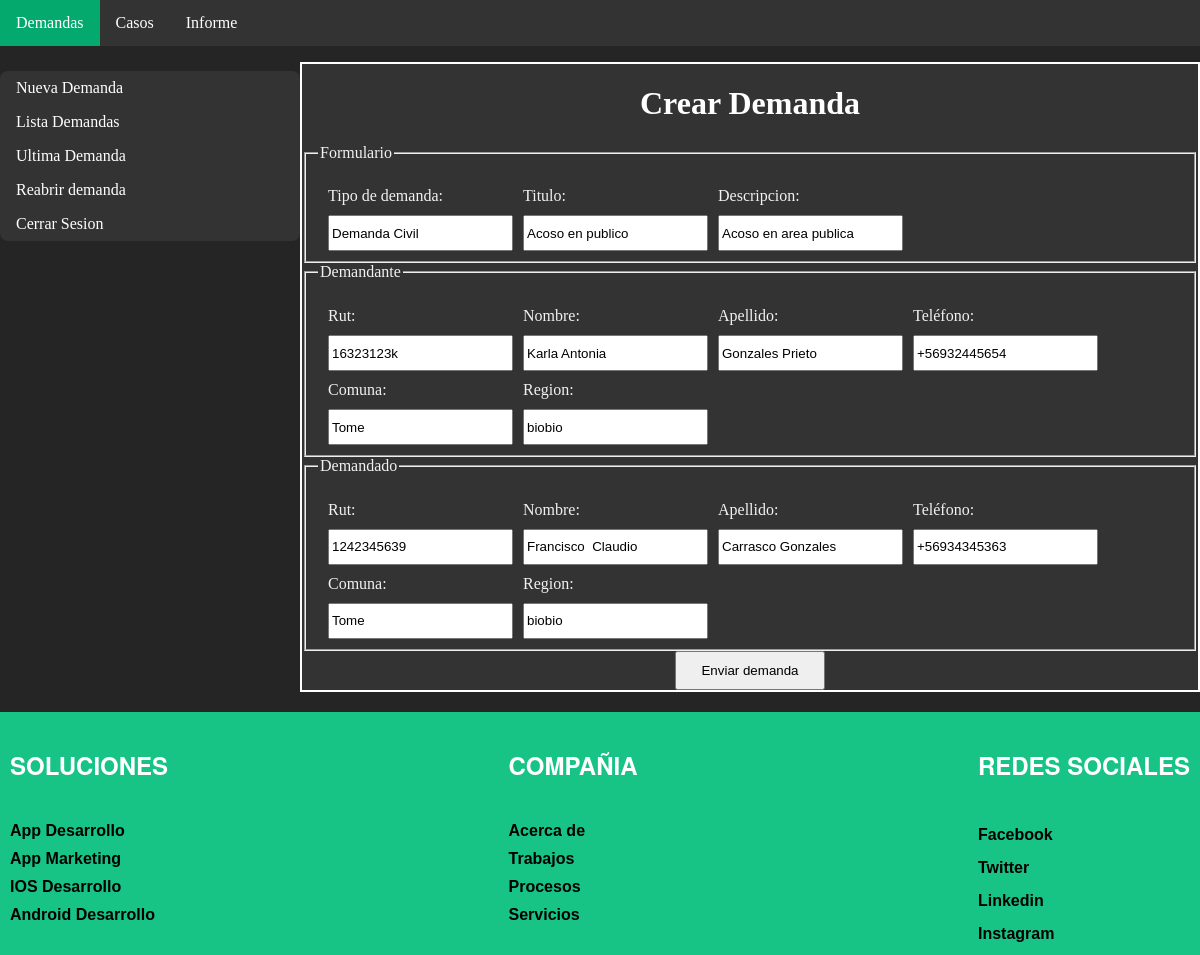
/modificardemanda/1/ (signed in), run on the app's committed database.
### Holadjango/models.py (models this page shows, shortened)
class demanda(models.Model):
    id_demanda=models.BigAutoField(primary_key=True)
    titulo=models.CharField(max_length=20)
    nombre_tipo=models.CharField(max_length=200)
    Descripcion=models.CharField(max_length=1000,default="")
    rut=models.CharField(max_length=10,default="")
    nombre=models.CharField(max_length=50,default="")
    apellido=models.CharField(max_length=50,default="")
    telefono=models.CharField(max_length=12,default="")
    comuna=models.CharField(max_length=50,default="")
    region=models.CharField(max_length=50)
    rutdemando=models.CharField(max_length=10,default="")
    nombredemando=models.CharField(max_length=50,default="")
    apellidodemando=models.CharField(max_length=50,default="")
    telefonodemando=models.CharField(max_length=12,default="")
    comunademando=models.CharField(max_length=50,default="")
    regiondemando=models.CharField(max_length=50)
    created=models.DateTimeField(auto_now_add=True)
    updated=models.DateTimeField(auto_now_add=True)
    id_caso=models.ForeignKey(caso, on_delete=models.CASCADE)
    class Meta:
        verbose_name= 'demanda'
        verbose_name_plural= 'demandas'

### Holadjango/views.py (the view)
# urls.py: path('modificardemanda/<id>/', views.modificardemanda, name="modificardemanda"),
@login_required
def modificardemanda(request,id):
    reabrir = demanda.objects.get(id_demanda=id)
    data = {'form': demandaform(instance=reabrir)}
    if request.method == 'POST':
        formulario = demandaform(data=request.POST, instance=reabrir)
        if formulario.is_valid():
            formulario.save()
            return redirect('reabrirdemanda')
    return render(request, 'Holadjango/modificardemanda.html',data)

### Holadjango/forms.py
class demandaform(forms.ModelForm):
    class Meta:
        model = demanda
        fields = [
            "nombre_tipo",
            "titulo",
            "Descripcion",
            "rut",
            "nombre",
            "apellido",
            "telefono",
            "comuna",
            "region",
            "rutdemando",
            "nombredemando",
            "apellidodemando",
            "telefonodemando",
            "comunademando",
            "regiondemando",
            "id_caso"]

### Holadjango/templates/Holadjango/modificardemanda.html (shortened to what this page needs)
{% extends "Holadjango/base.html" %}
    {% load static %}
  {% block content %}
  <link rel="stylesheet" href="{% static 'Holadjango/CSS/demanda.css' %}">
</head>
<body>
  <div class="container">
    <ul class="border">
      <il><a href="{% url 'demandas' %}">Nueva Demanda</a></il>
      <il><a href="{% url 'listas_demandas' %}">Lista Demandas</a></il>
      <il><a href="{% url 'ultimademanda' %}">Ultima Demanda</a></il>
      <il><a href="{% url 'reabrirdemanda' %}">Reabrir demanda</a></il>
      <il><a href="{% url 'Logout' %}">Cerrar Sesion</a></il>
    </ul>
    <div class="container formulario" style="display:grid;">
      <form method="POST">
        <div>
          <h1 style="color: white; text-align: center;">Crear Demanda</h1>
        </div>
        <div class="tabla">
          <fieldset>
            <legend>Formulario</legend>
            <div class="column">
              <div class="disen">
              <div class="items_ejemple tipo_demanda">
                <label>Tipo de demanda:</label>
                <br>
               {{form.nombre_tipo}}
              </div>
              <div class="items_ejemple tipo_demanda">
                <label>Titulo:</label>
                <br>
               {{form.titulo}}
              </div>
            <div class="items_ejemple container descripcion">
              <div >
                <label>Descripcion:</label>
              </div>
                {{form.Descripcion}}
            </div>
</div>
          </fieldset>
          <fieldset>
            <legend>Demandante</legend>
            <div class="disen">
              <div class="items_ejemple">
                <label >Rut:</label>
                <br>
               {{form.rut}}
              </div>
              <div class="items_ejemple">
                <label>Nombre:</label>
                <br>
               {{form.nombre}}
              </div>
              <div class="items_ejemple">
                <label>Apellido:</label>
                <br>
             {{form.apellido}}
              </div>
              <div class="items_ejemple">
                <label>Teléfono:</label>
                <br>
               {{form.telefono}}
              </div>
              <div class="items_ejemple">
                <label>Comuna:</label>
                <br>
               {{form.comuna}}
              </div>
              <div class="items_ejemple region-1">
                <label>Region:</label>
                <br>
               {{form.region}}
              </div>
            </div>
          </fieldset>
          <fieldset>
          <legend>Demandado</legend>
          <div class="disen">
            <div class="items_ejemple">
              <label>Rut:</label>
              <br>
             {{form.rutdemando}}
            </div>
            <div class="items_ejemple">
              <label>Nombre:</label>
              <br>
             {{form.nombredemando}}
            </div>
            <div class="items_ejemple">
              <label>Apellido:</label>
              <br>
            {{form.apellidodemando}}
            </div>
            <div class="items_ejemple">
              <label>Teléfono:</label>
              <br>
             {{form.telefonodemando}}
            </div>
            <div class="items_ejemple">
              <label>Comuna:</label>
              <br>
            {{form.comunademando}}
            </div>
            <div class="items_ejemple region-1">
              <label>Region:</label>
              <br>
             {{form.regiondemando}}
            </div>
          </div>
        </fieldset>
        </div>
        <div style="text-align:center;">
          <input class="button" type="submit" value="Enviar demanda">
        </div>
    </div>
  </div>
</body>
  {% endblock %}

### Holadjango/static/Holadjango/CSS/base.css (style rules this page uses)
html { min-height: 100%; position: relative; }
body { background: #252525; flex-wrap:wrap; width:100%; margin:0; min-height: 100vh; display:grid; grid-template-rows: auto 1fr auto; }

### Holadjango/static/Holadjango/CSS/demanda.css (style rules this page uses)
ul { list-style-type: none; margin: 0; padding: 0; overflow: hidden; width: 25%; background-color: #333333; overflow: auto; }
il a { display: block; color: white; padding: 8px 16px; text-decoration: none; }
.tabla { color: #f1f1f1; }
.tipo_demanda { margin-top: 10px; }
.column { float: left; width: auto; }
.border { margin-top:25px; border-radius: 8px; float: left; }
.formulario { margin-block-start: 1em; display: grid; border: white 2px solid; background-color:#333333; max-width: 1000px; }
.items_ejemple { padding-left:10px; margin-top: 10px; }
.items_ejemple input { margin-top: 10px; min-height:30px; max-height:30px; }
.button { padding: 10px 24px; }
.region-1 { padding-left:10px; margin-top: 10px; }
.descripcion { margin-top: 10px; }
.disen { display:flex; flex-wrap: wrap; margin-top: 10px; }

### data on the page
demanda: nombre_tipo "Demanda Civil", titulo "Acoso en publico", Descripcion "Acoso en area publica", rut "16323123k", nombre "Karla Antonia", apellido "Gonzales Prieto", telefono "+56932445654", comuna "Tome", region "biobio", rutdemando "1242345639", nombredemando "Francisco Claudio", apellidodemando "Carrasco Gonzales", telefonodemando "+56934345363", comunademando "Tome", regiondemando "biobio"
